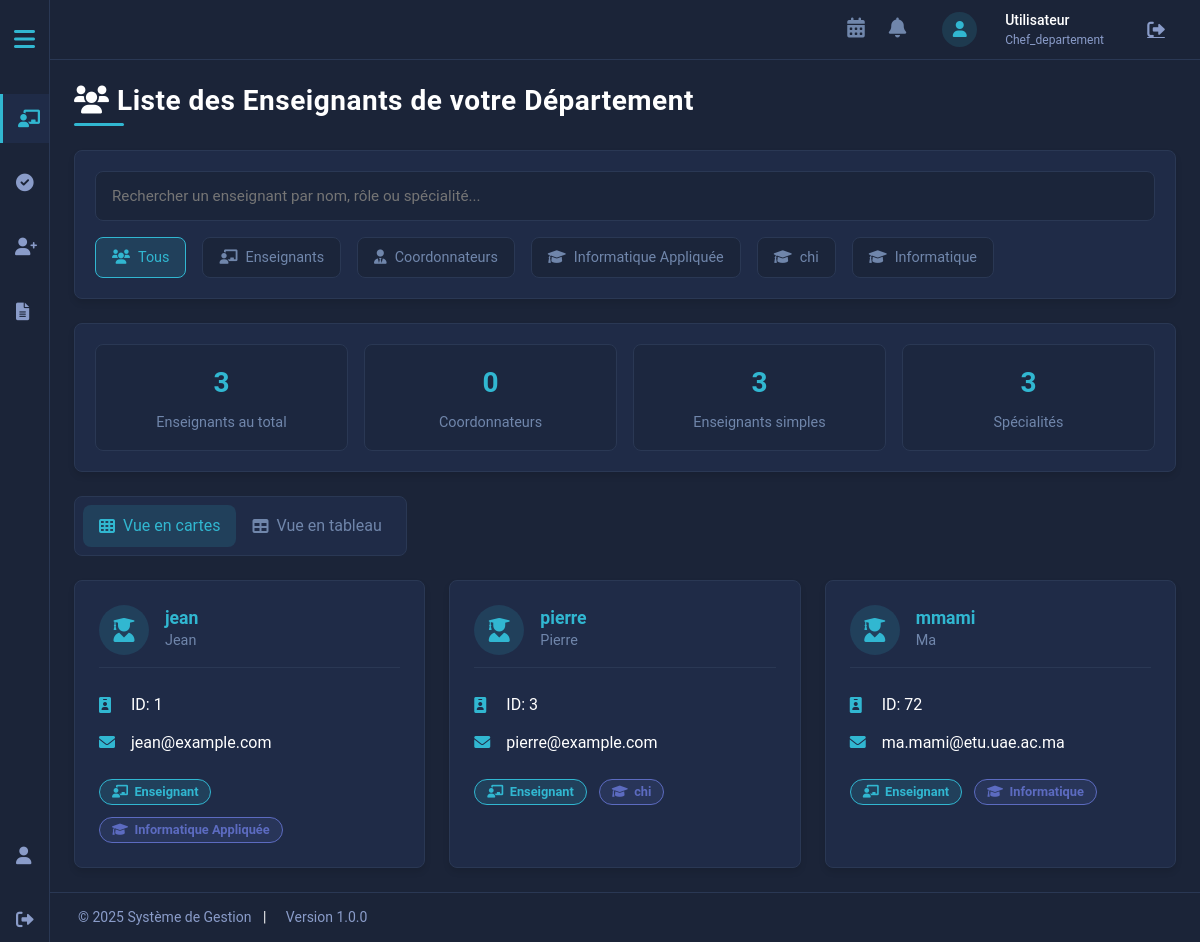
/projet_web_SF/chef_departement_interface/lister_professeurs_departement.php (signed in), run on an earlier commit of the app's database.
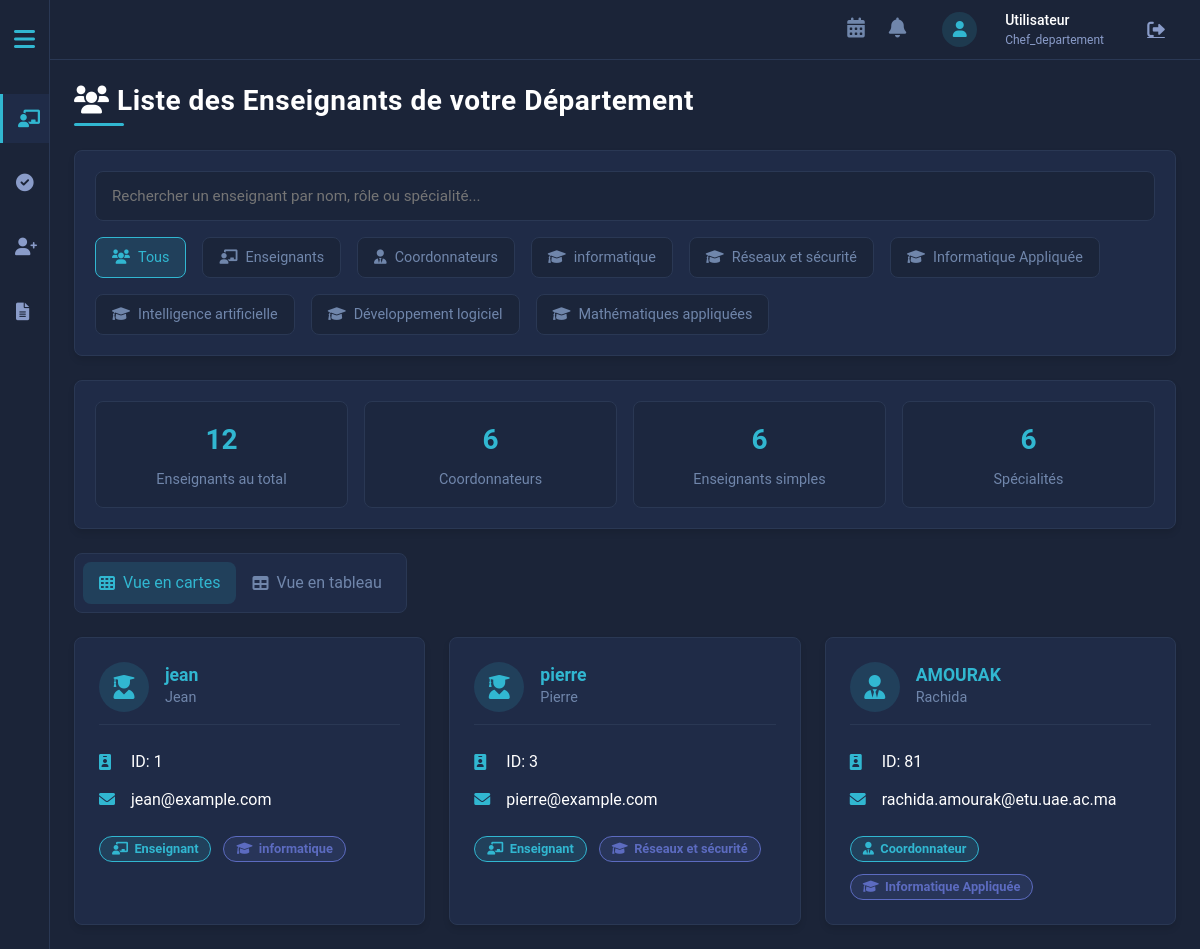
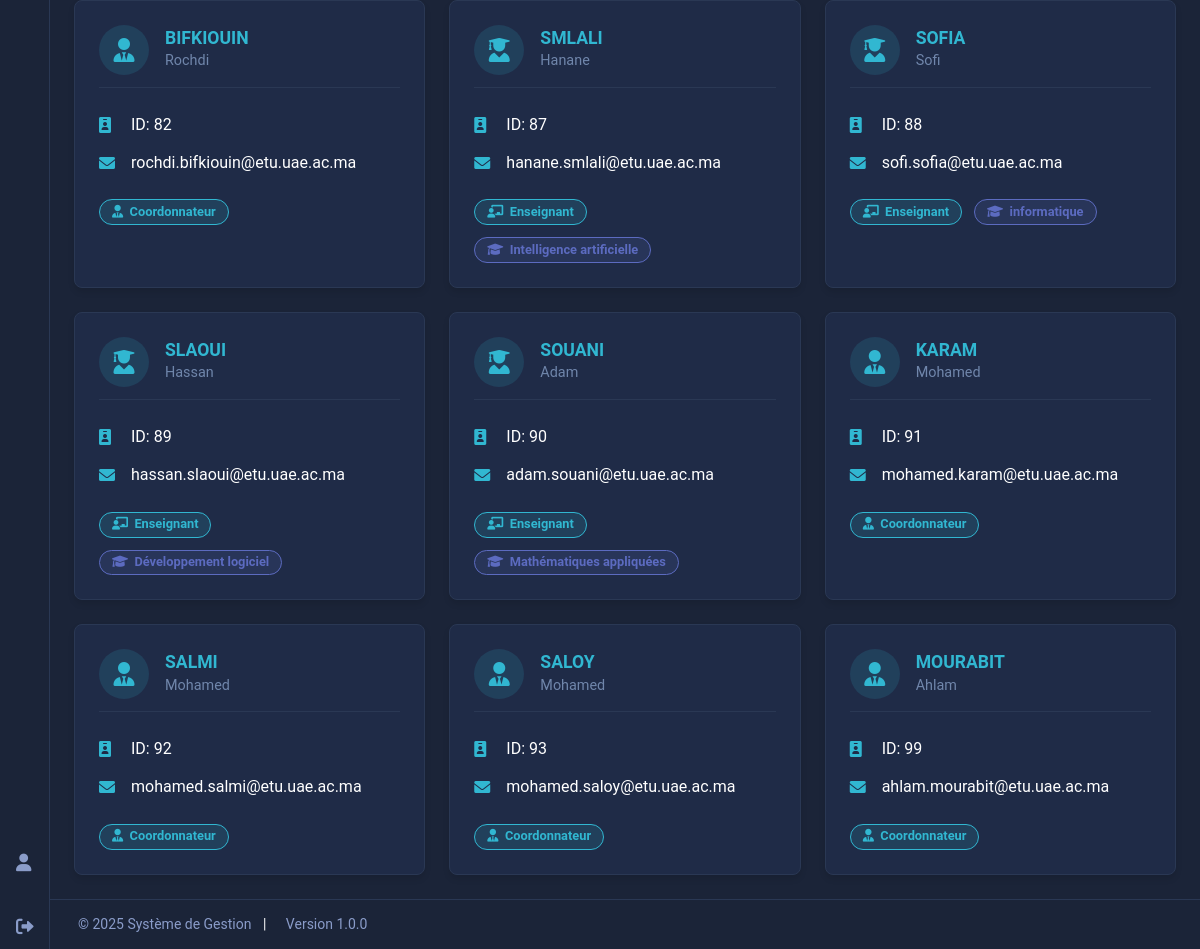
And on a later commit of the database (2 pictures, top to bottom).
### tables this page shows
CREATE TABLE `utilisateurs` (
  `id` int(11) NOT NULL,
  `nom_utilisateur` varchar(50) NOT NULL,
  `email` varchar(100) NOT NULL,
  `mot_de_passe` varchar(255) NOT NULL,
  `prenom` varchar(50) NOT NULL,
  `nom` varchar(50) NOT NULL,
  `role` enum('admin','chef_departement','coordonnateur','enseignant','vacataire') NOT NULL,
  `specialite` varchar(100) DEFAULT NULL,
  `id_departement` int(11) DEFAULT NULL,
  `id_filiere` int(11) DEFAULT NULL,
  `date_creation` timestamp NOT NULL DEFAULT current_timestamp(),
  `date_modification` timestamp NOT NULL DEFAULT current_timestamp() ON UPDATE current_timestamp(),
  `derniere_connexion` timestamp NULL DEFAULT NULL,
  `actif` tinyint(1) DEFAULT 1,
  `date_changement_mdp` datetime DEFAULT NULL
);

### projet_web_SF/chef_departement_interface/lister_professeurs_departement.php (the view, shortened to what this page needs)
<?php
$pdo = connectDB();
$id_departement = $_SESSION['id_departement'];
$query = "SELECT id, nom_utilisateur, prenom, email, specialite, role
          FROM utilisateurs
          WHERE role IN ('enseignant', 'coordonnateur')
          AND id_departement = ? AND actif = 1";
$stmt = $pdo->prepare($query);
$stmt->execute([$id_departement]);
$enseignants = $stmt->fetchAll(PDO::FETCH_ASSOC);
include 'header.php';
?>
<div class="main-container">
    <div class="content">
        <h2><i class="fas fa-users"></i> Liste des Enseignants de votre Département</h2>
<div class="search-wrapper">
            <input type="text" id="searchInput" placeholder="Rechercher un enseignant par nom, rôle ou spécialité..." aria-label="Rechercher">
            <div class="filter-container">
                <button class="filter-btn active" data-filter="all"><i class="fas fa-users"></i> Tous</button>
                <button class="filter-btn" data-filter="enseignant"><i class="fas fa-chalkboard-teacher"></i> Enseignants</button>
                <button class="filter-btn" data-filter="coordonnateur"><i class="fas fa-user-tie"></i> Coordonnateurs</button>
                <?php
                $specialites = [];
                foreach ($enseignants as $ens) {
                    if (!empty($ens['specialite']) && !in_array($ens['specialite'], $specialites)) {
                        $specialites[] = $ens['specialite'];
                    }
                }
                foreach ($specialites as $specialite): ?>
                    <button class="filter-btn" data-filter-specialite="<?= htmlspecialchars($specialite) ?>">
                        <i class="fas fa-graduation-cap"></i> <?= htmlspecialchars($specialite) ?>
                    </button>
                <?php endforeach; ?>
            </div>
        </div>
        <div class="stats-container">
            <?php
            $total_enseignants = count($enseignants);
            $total_coordonnateurs = 0;
            $total_enseignants_simples = 0;
            $specialites_count = count($specialites);
            foreach ($enseignants as $ens) {
                if ($ens['role'] === 'coordonnateur') {
                    $total_coordonnateurs++;
                } else {
                    $total_enseignants_simples++;
                }
            }
            ?>
            <div class="stat-item">
                <div class="stat-value"><?= $total_enseignants ?></div>
                <div class="stat-label">Enseignants au total</div>
            </div>
            <div class="stat-item">
                <div class="stat-value"><?= $total_coordonnateurs ?></div>
                <div class="stat-label">Coordonnateurs</div>
            </div>
            <div class="stat-item">
                <div class="stat-value"><?= $total_enseignants_simples ?></div>
                <div class="stat-label">Enseignants simples</div>
</div>
            <div class="stat-item">
                <div class="stat-value"><?= $specialites_count ?></div>
                <div class="stat-label">Spécialités</div>
            </div>
        </div>
        <div class="view-toggle">
            <button id="gridViewBtn" class="view-btn active"><i class="fas fa-th"></i> Vue en cartes</button>
            <button id="tableViewBtn" class="view-btn"><i class="fas fa-table"></i> Vue en tableau</button>
        </div>
        <div id="gridView" class="teachers-grid">
            <?php if (!empty($enseignants)): ?>
                <?php foreach ($enseignants as $ens): ?>
                    <div class="teacher-card"
                         data-role="<?= htmlspecialchars($ens['role']) ?>"
                         data-specialite="<?= htmlspecialchars($ens['specialite']) ?>">
                        <div class="teacher-header">
                            <div class="teacher-avatar">
                                <i class="fas <?= $ens['role'] === 'coordonnateur' ? 'fa-user-tie' : 'fa-user-graduate' ?>"></i>
                            </div>
                            <div class="teacher-name">
                                <h3><?= htmlspecialchars($ens['nom_utilisateur']) ?></h3>
                                <p><?= htmlspecialchars($ens['prenom']) ?></p>
                            </div>
                        </div>
                        <div class="teacher-details">
                            <div class="teacher-detail">
                                <i class="fas fa-id-badge"></i>
                                <span>ID: <?= htmlspecialchars($ens['id']) ?></span>
                            </div>
                            <div class="teacher-detail">
                                <i class="fas fa-envelope"></i>
                                <span><?= htmlspecialchars($ens['email']) ?></span>
                            </div>
                            <div class="badges">
                                <span class="badge badge-role">
                                    <i class="fas <?= $ens['role'] === 'coordonnateur' ? 'fa-user-tie' : 'fa-chalkboard-teacher' ?>"></i>
                                    <?= ucfirst(htmlspecialchars($ens['role'])) ?>
                                </span>
                                <?php if (!empty($ens['specialite'])): ?>
                                    <span class="badge badge-specialite">
                                        <i class="fas fa-graduation-cap"></i>
                                        <?= htmlspecialchars($ens['specialite']) ?>
                                    </span>
                                <?php endif; ?>
                            </div>
                        </div>
                    </div>
                <?php endforeach; ?>
            <?php endif; ?>
        </div>
    </div>
</div>
<?php
include 'footer_chef.php';
?>

### projet_web_SF/chef_departement_interface/header.php (shortened to what this page needs)
<?php
$user_fullname = isset($_SESSION['nom_complet']) ? $_SESSION['nom_complet'] : 'Utilisateur';
?>
<!DOCTYPE html>
<html lang="fr">
<head>
    <link href="https://cdn.jsdelivr.net/npm/bootstrap@5.3.0-alpha1/dist/css/bootstrap.min.css" rel="stylesheet">
    <link rel="stylesheet" href="https://cdnjs.cloudflare.com/ajax/libs/font-awesome/6.0.0/css/all.min.css">
</head>
<body>
    <div class="sidebar">
        <div class="menu-toggle" id="menu-toggle">
            <i class="fas fa-bars"></i>
                </div>
        <div class="menu-items">
            <div class="menu-items-top">
                <a href="lister_professeurs_departement.php" class="menu-item <?php echo basename($_SERVER['PHP_SELF']) == 'lister_professeurs_departement.php' ? 'active' : ''; ?>">
                    <i class="fas fa-chalkboard-teacher"></i>
                </a>
                <a href="validation_souhaits.php" class="menu-item <?php echo basename($_SERVER['PHP_SELF']) == 'validation_souhaits.php' ? 'active' : ''; ?>">
                    <i class="fas fa-check-circle"></i>
                </a>
                <a href="affectation_enseignants_validations_unites_vacantes.php" class="menu-item <?php echo basename($_SERVER['PHP_SELF']) == 'affectation_enseignants_validations_unites_vacantes.php' ? 'active' : ''; ?>">
                    <i class="fas fa-user-plus"></i>
                </a>
                <a href="generations_rapports_decisions.php" class="menu-item <?php echo basename($_SERVER['PHP_SELF']) == 'generations_rapports_decisions.php' ? 'active' : ''; ?>">
                    <i class="fas fa-file-alt"></i>
                </a>
                    </div>
            <div class="menu-items-bottom">
                <a href="profile.php" class="menu-item <?php echo basename($_SERVER['PHP_SELF']) == 'profile.php' ? 'active' : ''; ?>">
                    <i class="fas fa-user"></i>
                </a>
                <a href="logout.php" class="menu-item">
                    <i class="fas fa-sign-out-alt"></i>
                </a>
                </div>
            </div>
        </div>
    <nav class="top-nav">
        <div class="container-fluid">
            <div class="user-menu">
                <div class="nav-icon" id="calendarIcon" title="Calendrier">
                    <i class="fas fa-calendar-alt"></i>
                </div>
                <div class="nav-icon" id="notificationIcon" title="Notifications">
                    <i class="fas fa-bell"></i>
                </div>
                <a href="profile.php" class="user-profile">
                    <div class="user-avatar">
                        <i class="fas fa-user"></i>
            </div>
                    <div class="user-info">
                        <span class="user-name"><?php echo $user_fullname; ?></span>
                        <span class="user-role"><?php echo ucfirst($_SESSION['role']); ?></span>
                </div>
                </a>
                <a href="logout.php" class="logout-button" title="Déconnexion">
                    <i class="fas fa-sign-out-alt"></i>
                </a>
            </div>
        </div>
    </nav>
    <footer class="footer">
        <div class="container-fluid">
            <p>
                &copy; <?php echo date('Y'); ?> Système de Gestion
                <span>|</span>
                <span style="color: #8A9CC9;">Version 1.0.0</span>
            </p>
        </div>
    </footer>
</body>
</html>

### projet_web_SF/chef_departement_interface/footer_chef.php (shortened to what this page needs)
</body>
</html>

What changed in the data, as far as the page shows it:
removed utilisateurs: nom_utilisateur "mmami", prenom "Ma", id "72", email "ma.mami@etu.uae.ac.ma", role "Enseignant", specialite "Informatique"
changed utilisateurs "jean": specialite "Informatique Appliquée" → "informatique"
changed utilisateurs "pierre": specialite "chi" → "Réseaux et sécurité"
added utilisateurs: nom_utilisateur "AMOURAK", prenom "Rachida", id "81", email "rachida.amourak@etu.uae.ac.ma", role "Coordonnateur", specialite "Informatique Appliquée"
added utilisateurs: nom_utilisateur "BIFKIOUIN", prenom "Rochdi", id "82", email "rochdi.bifkiouin@etu.uae.ac.ma", role "Coordonnateur"
added utilisateurs: nom_utilisateur "SMLALI", prenom "Hanane", id "87", email "hanane.smlali@etu.uae.ac.ma", role "Enseignant", specialite "Intelligence artificielle"
added utilisateurs: nom_utilisateur "SOFIA", prenom "Sofi", id "88", email "sofi.sofia@etu.uae.ac.ma", role "Enseignant", specialite "informatique"
added utilisateurs: nom_utilisateur "SLAOUI", prenom "Hassan", id "89", email "hassan.slaoui@etu.uae.ac.ma", role "Enseignant", specialite "Développement logiciel"
added utilisateurs: nom_utilisateur "SOUANI", prenom "Adam", id "90", email "adam.souani@etu.uae.ac.ma", role "Enseignant", specialite "Mathématiques appliquées"
added utilisateurs: nom_utilisateur "KARAM", prenom "Mohamed", id "91", email "mohamed.karam@etu.uae.ac.ma", role "Coordonnateur"
added utilisateurs: nom_utilisateur "SALMI", prenom "Mohamed", id "92", email "mohamed.salmi@etu.uae.ac.ma", role "Coordonnateur"
added utilisateurs: nom_utilisateur "SALOY", prenom "Mohamed", id "93", email "mohamed.saloy@etu.uae.ac.ma", role "Coordonnateur"
added utilisateurs: nom_utilisateur "MOURABIT", prenom "Ahlam", id "99", email "ahlam.mourabit@etu.uae.ac.ma", role "Coordonnateur"
Also different on the page:
$specialite: "Informatique" → "informatique"
$total_enseignants: "3" → "12"
$total_coordonnateurs: "0" → "6"
$total_enseignants_simples: "3" → "6"
$specialites_count: "3" → "6"
new list line: "Réseaux et sécurité"
new list line: "Intelligence artificielle"
new list line: "Développement logiciel"
new list line: "Mathématiques appliquées"
list line gone: "chi"
